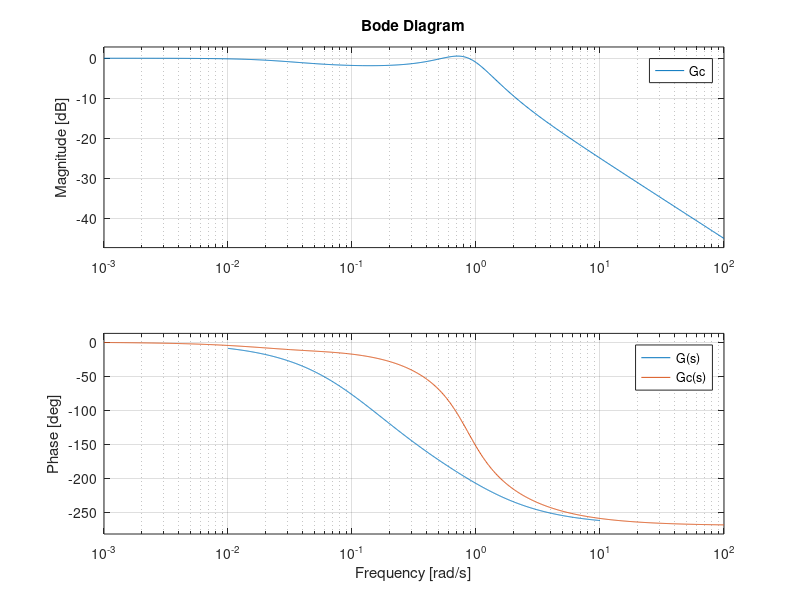
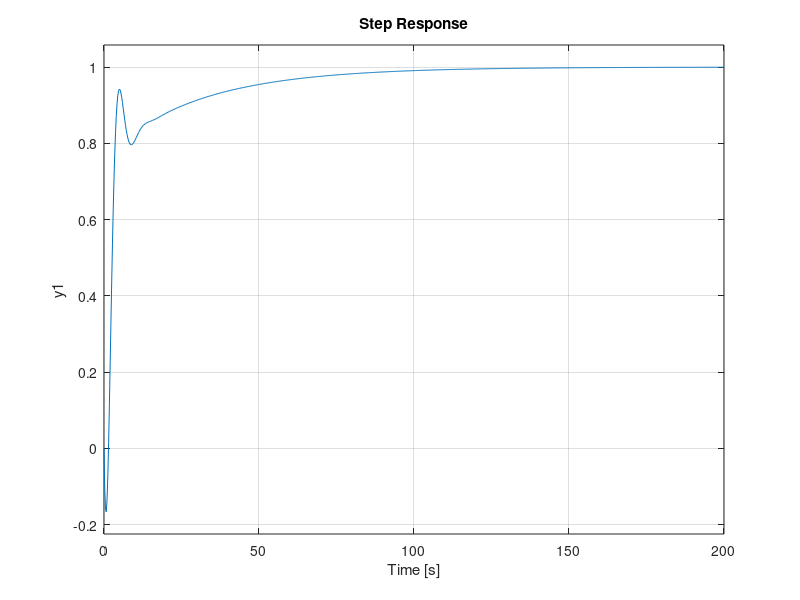

Write MATLAB code to recreate these figures, in order. (Note: this script raises an error after producing the figures.)
% LAB 1

% ------ CONTROL FUNCTIONS --------
% s = tf('s');
% % The product of two transfer functions is obtained by
% G12 = G1 * G2
% % For a system with 2 inputs and 2 outputs, the closed-loop transfer matrix is obtained with
% S=feedback(eye(2),G*F); T=feedback(G*F,eye(2))
% % For a SISO system this can be written
% S=1/(1+G*F); T=G*F/(1+G*F)
% % The bode diagram for G is plotted by typing
% bode(G) or bode(G,{wmin,wmax})
% % Amplitude and phase at a given frequency are obtained by
% [m,p]=bode(G,w)
% % Phase margin, amplitude margin and corresponding frequencies are obtained by
% [Gm,Pm,wp,wc]=margin(G*F)
% % To simulate a step response in the control signal, use the function
% step(G) or step(G,tfinal)
% % In the same way, to simulate a step response in the reference signal, we type
% step(T)
% -------------------------------

%% --- 4.1.1 ---
clear all; clc; close all;

s = tf('s');
G = 3*(-s + 1) / ((5*s+1)*(10*s+1));
% wc = 0.2; % [rad/s]
% phi = 30 * pi/180; % [rad]
% ---------- From Bode ----------
dB = -9.39;
mag = db2mag(dB);
phase = 30;% + 6 + 250-180 % gives TWO beta = 0.12
wc = 0.2;
wcd = 2*wc;

% --------------------------------
% ---------- Parameters ----------
beta = 0.1; %beta 4.1.1 = 0.33, beta 4.1.3 = 0.1;
gamma = 0;
td = 1 / (wcd*sqrt(beta));
ti = 10 / wcd;

% --------------------------------
% ---------- Controller ----------
K = sqrt(beta) / mag;
e1 = 1 / (3*K); % 3 when s->0 for G(s)
Lead = (td*s + 1) / (beta*td*s + 1);
Lag = (ti*s + 1) / (ti*s + gamma);
F = K * Lead * Lag;
Go = F*G;
Gc = Go / (1 + Go); 

% -------------------------------
% ---------- Plot ---------------
figure(411)
bode(G); hold on; grid on
bode(Gc); legend('G(s)' , 'Gc(s)')

% --------------------------------
% --- 4.1.2 ---
% clear all; clc; close all;
figure(412)
step(Gc); grid on
stepinfo(Gc)

ymax = 1.23; yf= 1;
Mt = (ymax-yf)/yf;

% --- 4.1.3 ---
% clear all; clc; close all;


%% ------------------------------
% ------------4.2----------------
% -------------------------------
s = tf('s');
G = 20/((s+1)*( (s/20)^2 + (s/20) +1));
Gd = 10/(s+1);

figure(42)
subplot(1,2,1)
bode(G); hold on;
bode(Gd); legend('G', 'Gd');

subplot(1,2,2)
step(G); hold on;
step(Gd); legend('G', 'Gd');

disp('Poles (G):')
disp(pole(G))
disp('Poles (Gd):')
disp(pole(Gd))

figure(1000)
pzmap(G)
grid on

%% ------------4.2.1--------------
% -------------------------------
clear all; clc; close all;
s = tf('s');
G = 20/((s+1)*( (s/20)^2 + (s/20) +1));
Gd = 10/(s+1);

wc = 10;
p1 = 10*wc;
p2 = 10*wc;

Fy = G^(-1)*10/s; % Not-proper
pole1 = 1/(s/p1 + 1);
pole2 = 1/(s/p2 + 1);
Fy_prop = Fy*pole1*pole2; % Proper

Go = G*Fy;
Gc = Go/(1 + Go);
Go_prop = G*Fy_prop;
Gc_prop = Go_prop/(1 + Go_prop);

figure(4211)
bode(Gc); hold on;
bode(Gc_prop); legend('Gc not proper', 'Gc proper');
figure(4212)
step(Gc); hold on;
step(Gc_prop); legend('Gc not proper', 'Gc proper');

%% ------------4.2.2--------------
% -------------------------------
clear all; clc; close all;

s = tf('s');
G = 20/((s+1)*( (s/20)^2 + (s/20) +1));
Gd = 10/(s+1);
w_I = 10;
wc = 10;

p1 = 5*wc;
p2 = 10*wc;

pole1 = 1/(s/p1 + 1);
pole2 = 1/(s/p2 + 1);

Fy = (s + w_I)/s * G^(-1) * Gd;
Fy_prop = Fy*pole1*pole2 % Proper

Go = G*Fy;
Gc = Go/(1 + Go);
Go_prop = G*Fy_prop;
Gc_prop = Go_prop/(1 + Go_prop);
pole(Gc_prop)

figure(4221)
bode(Gc); hold on;
bode(Gc_prop); legend('Gc not proper', 'Gc proper');
figure(4222)
step(Gc); hold on;
step(Gc_prop); legend('Gc not proper', 'Gc proper');
stepinfo(Gc)



















